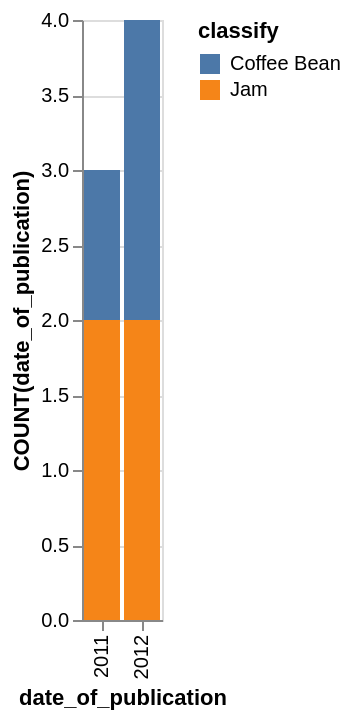

Describe this chart as a Vega-Lite specification.
### Vega-Lite specification from a JSON file in a GitHub repository (floating-point values rounded to 4 significant figures)
{"data": {"values": [{"x_data": "2011", "y_data": 1, "classify": "Coffee Bean"}, {"x_data": "2012", "y_data": 2, "classify": "Coffee Bean"}, {"x_data": "2011", "y_data": 2, "classify": "Jam"}, {"x_data": "2012", "y_data": 2, "classify": "Jam"}]}, "mark": "bar", "encoding": {"x": {"field": "x_data", "type": "nominal", "title": "date_of_publication", "sort": {"op": "sum", "field": "y_data", "order": "ascending"}}, "y": {"field": "y_data", "type": "quantitative", "title": "COUNT(date_of_publication)"}, "color": {"field": "classify"}}}
